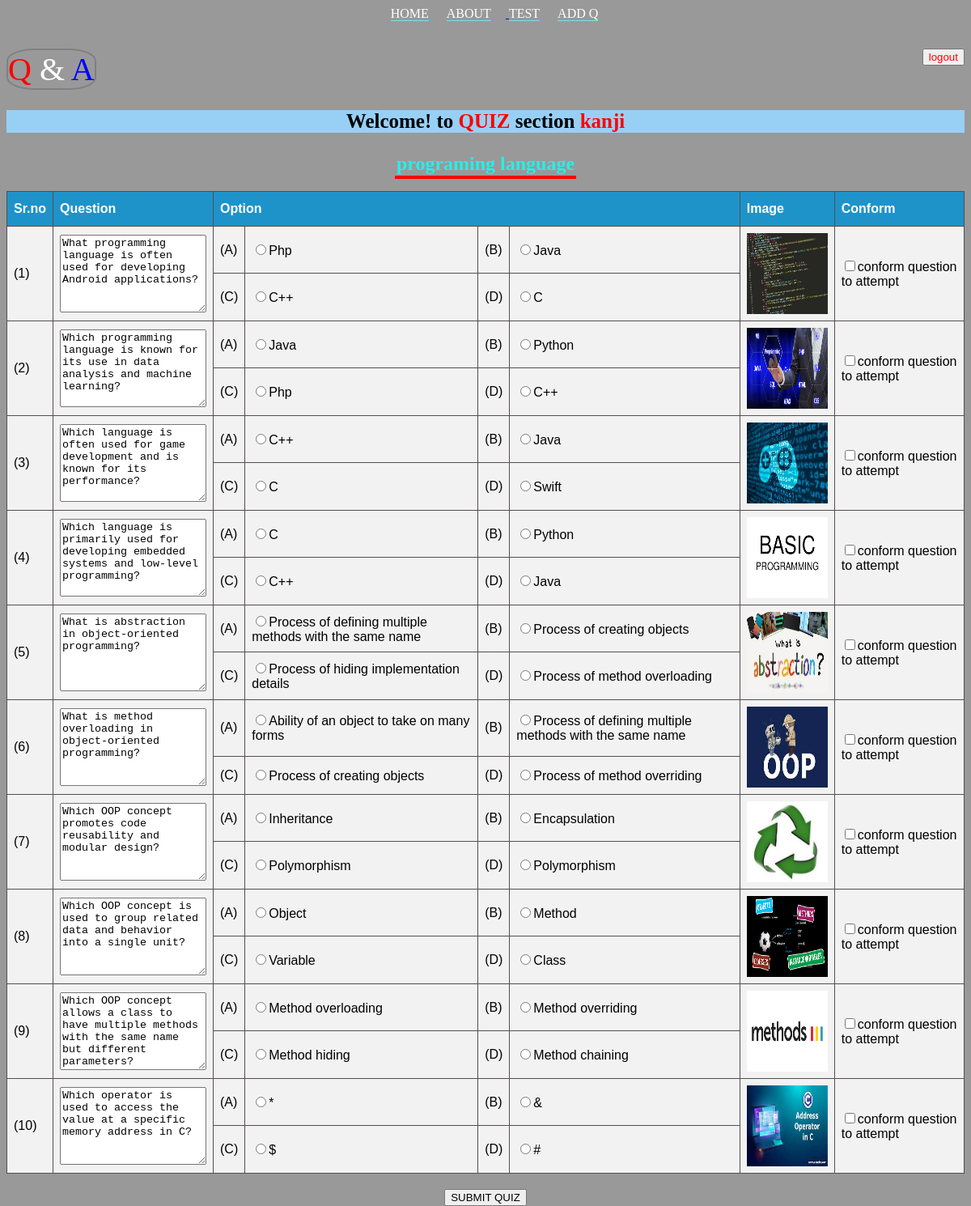
Page /quiz.php?topic_id=23 (signed in) on the committed database.
### tables this page shows
CREATE TABLE `topic_name` (
  `topic_id` int(255) NOT NULL,
  `fetch_id` int(255) NOT NULL,
  `topic` varchar(255) NOT NULL
);

CREATE TABLE `prepareq` (
  `fetch_id` int(11) NOT NULL,
  `q_id` int(255) NOT NULL,
  `question` varchar(255) NOT NULL,
  `a` varchar(255) NOT NULL,
  `b` varchar(255) NOT NULL,
  `c` varchar(255) NOT NULL,
  `d` varchar(255) NOT NULL,
  `ans` varchar(255) NOT NULL,
  `image` varchar(255) NOT NULL
);

### quiz.php (the view, shortened to what this page needs)
<?php
       include 'config.php';
?>
<!DOCTYPE html>
<html lang="en">
<head>
    <link rel="stylesheet" type="text/css" href="ext_quiz.css">
    <link rel="stylesheet" href="https://cdnjs.cloudflare.com/ajax/libs/font-awesome/4.7.0/css/font-awesome.min.css">
</head>
<body id="homeback">
<header id="head1">
        <nav >
            <ul class="navigation text-center">
                <li><a href="homepage.php">HOME</a></li>
                <li><a href="#about">ABOUT</li>
                <li><a href="quizlist.php">TEST</a></li>
                <li><a href="insert.php">ADD Q</a></li>
            </ul>
        </nav>
        <div class="lilo">
        <nav >
            <button type="button" onclick="window.location.href='logout.php';"   value="logout" name="logout" id="logout" style="color:red;">logout</button>
        </nav>
        <div style="display:inline-block; font-size:2.5rem; border:2px solid gray; border-radius:30%; ">
                  <span style="color:red;">Q</span><span style="color:white;"> & </span><span style="color:blue;">A</span>
        </div>
        </div>
    </header>
    <div id="my" style="background-color:rgb(152, 208, 245); color:black;">
        <b> <p>Welcome! to<b style="color:red"> QUIZ </b>section<b style="color:red;"> <?php echo $_SESSION['username'];?> </b></p></b>
    </div>
<form action="score.php" method="post">
    <table id="customers">
         <thead id="td1">
            <th>Sr.no</th>
            <th>Question</th>
            <th colspan="4">Option</th>
            <th >Image</th>
            <th>Conform</th>
         </thead>
    <?php
   $num=0;
   $tempn=100;
    $ids = $_GET['topic_id'];
    $selectquery2="select * from topic_name where fetch_id='$ids'";
    $query2 = mysqli_query($con,$selectquery2);
    $select2 = mysqli_fetch_array($query2);
    $userid = $select2['fetch_id'];
    $selectquery="select * from prepareq where fetch_id='$userid'";
    $query = mysqli_query($con,$selectquery);
?>
           <div>
            <h2 style="color:rgb(39, 239, 232); text-align:center; "><span style=" border-bottom:4px solid red; padding:2px;"><?php echo $select2['topic']; ?></span> </h2>
        </div>
        <?php
         while($select=mysqli_fetch_array($query)){
            $num++;
            $tempn++;
               ?>
            <div id="com1">
         <tr >
            <td rowspan="2" class="nop">
                <?php echo "(".$num .")"; ?>
            </td>
            <td rowspan="2">
                <textarea name="q1" rows="6" ><?php echo $select['question']; ?></textarea>
            </td>
            <td>(A)</td>
            <td>
                <input type="radio" name="<?php echo $num; ?>" id="o1"  value="<?php echo $select['a']; ?>"><?php echo $select['a']; ?></input>
            </td>
            <td>(B)</td>
            <td> <input type="radio" name="<?php echo $num; ?>" id="o2" value="<?php echo $select['b']; ?>"><?php echo $select['b']; ?></input> </td>
            <td rowspan="2"><img src="<?php echo $select['image']; ?>" height="100px" width="100px"></td>
            <td rowspan="2">
            <input type="checkbox" name="<?php echo $tempn; ?>" id="cb" value="<?php  echo $select['q_id']; ?>">conform question to attempt</input></td>
         </tr>
         <tr>
         <td>(C)</td>
         <td>   <input type="radio" name="<?php echo $num; ?>" id="o3"  value="<?php echo $select['c']; ?>"><?php echo $select['c']; ?></input>   </td>
         <td>(D)</td>
         <td>   <input type="radio" name="<?php echo $num; ?>" id="o4"  value="<?php echo $select['d']; ?>"><?php echo $select['d']; ?></input> </td>
         </tr>
        </div>
        <?php
        }
    ?>
</table>
<div >
  <h3 style="color:aliceblue; text-align:center;"><input type="submit" name="sub" value="SUBMIT QUIZ" ></h3>
    </div>
</form>
</body>
</html>

### ext_quiz.css (style rules this page uses)
.navigation { list-style:none; }
.navigation li { display:inline-block; margin:0px 18px 18px 0px; text-align:center; }
#homeback { height:65vh; background-image: url("your-background-image.jpg"); background-image:linear-gradient(rgba(0, 0, 0, 0.4), rgba(0, 0, 0, 0.4)),url("https://elements-video-cover-images-0.imgix.net/files/21d7440a-e9a2-4570-b55a-4c3aa4166dc0/inline_image_preview.jpg?auto=compress%2Cformat&fit=min&h=338&w=600&s=5ee932db90d9ee0489f43a28c30b53aa"); background-size:cover; background-position: center; background-attachment: fixed; }
.text-center { text-align:center; }
.navigation li a { border-bottom:1px solid rgb(113, 227, 233); text-decoration: none; color:white; }
.lilo button { text-align:right; float:right; }
#my { padding-top:0.00009px; font-size:25px; color: white; text-align: center; }
.nop { padding:0; }
#customers { font-family: Arial, Helvetica, sans-serif; border-collapse: collapse; width: 100%; }
#customers td, #customers th { border: 1px solid #544f4f; padding: 8px; }
#customers { background-color: #f2f2f2; }
#customers th { padding-top: 12px; padding-bottom: 12px; text-align: left; background-color: #1e93ca; color: white; }

### rows in the picture
topic_name: topic "programing language"
prepareq: q1 "What programming language is often used for developing Android applications?", a "Php", b "Java", image (picture), c "C++", d "C"
prepareq: q1 "Which programming language is known for its use in data analysis and machine learning?", a "Java", b "Python", image (picture), c "Php", d "C++"
prepareq: q1 "Which language is often used for game development and is known for its performance?", a "C++", b "Java", image (picture), c "C", d "Swift"
prepareq: q1 "Which language is primarily used for developing embedded systems and low-level programming?", a "C", b "Python", image (picture), c "C++", d "Java"
prepareq: q1 "What is abstraction in object-oriented programming?", a "Process of defining multiple methods with the same name", b "Process of creating objects", image (picture), c "Process of hiding implementation details", d "Process of method overloading"
prepareq: q1 "What is method overloading in object-oriented programming?", a "Ability of an object to take on many forms", b "Process of defining multiple methods with the same name", image (picture), c "Process of creating objects", d "Process of method overriding"
prepareq: q1 "Which OOP concept promotes code reusability and modular design?", a "Inheritance", b "Encapsulation", image (picture), c "Polymorphism", d "Polymorphism"
prepareq: q1 "Which OOP concept is used to group related data and behavior into a single unit?", a "Object", b "Method", image (picture), c "Variable", d "Class"
prepareq: q1 "Which OOP concept allows a class to have multiple methods with the same name but different parameters?", a "Method overloading", b "Method overriding", image (picture), c "Method hiding", d "Method chaining"
prepareq: q1 "Which operator is used to access the value at a specific memory address in C?", a "*", b "&", image (picture), c "$", d "#"

### other values in the picture
$_SESSION['username'] "kanji"
